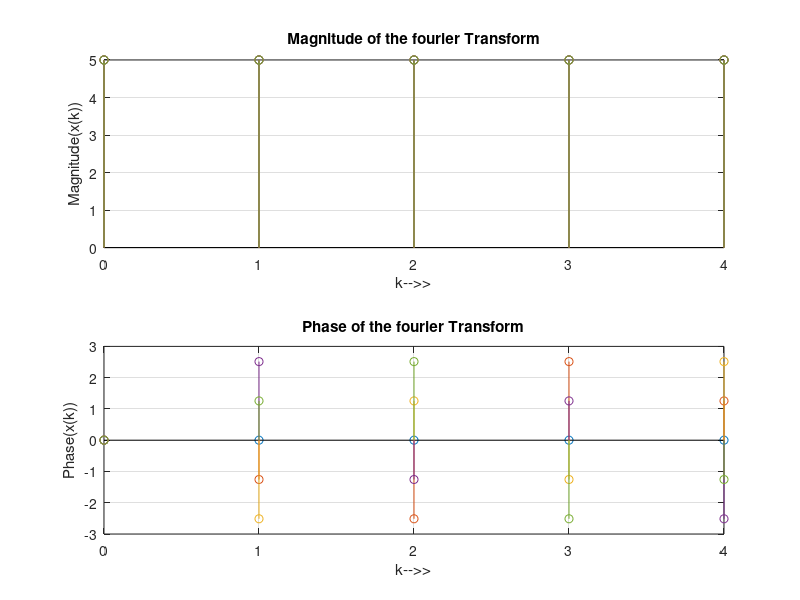

Source code (MATLAB):
clc;
close all;
N=input('Enter the length of the sequence: ');
xn=input('Enter the sequence: ');
n=0:N-1;
k=0:N-1;
wN=exp((-1i*2*pi)/N);
nk=n'*k;
wNnk=wN.^nk;
xk=xn*wNnk;
disp(xk);
mag=abs(xk);
subplot(2,1,1);
stem(k,mag);
grid on;
title('Magnitude of the fourier Transform');
xlabel('k-->>');
ylabel('Magnitude(x(k))');
phase=angle(xk);
subplot(2,1,2);
stem(k,phase);
grid on;
title('Phase of the fourier Transform');
xlabel('k-->>');
ylabel('Phase(x(k))');
